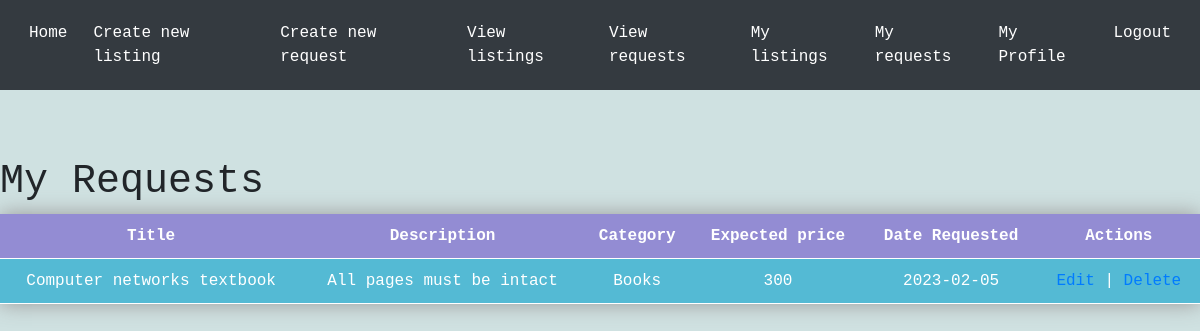
Screenshot of /viewmyrequests (signed in) with the database file from the repository.
### tables this page shows
CREATE TABLE requests (
    id INTEGER PRIMARY KEY AUTOINCREMENT,
    user_id INTEGER NOT NULL,
    title TEXT NOT NULL,
    description TEXT NOT NULL,
    category TEXT NOT NULL,
    price INTEGER NOT NULL,
    date DATE,
    FOREIGN KEY (user_id) REFERENCES Users(id)
);

### app.py (the view)
@app.route('/viewmyrequests')
def viewmyrequests():
    conn = sqlite3.connect('database.db')
    c = conn.cursor()
    c.execute("SELECT * FROM requests where user_id = ?",(session['id'],))
    requests = c.fetchall()
    return render_template('viewmyrequests.html', requests=requests)

### templates/viewmyrequests.html (shortened to what this page needs)
{% extends 'base.html' %}
{% block content %}
    <h1>My Requests</h1>
    <table class="neon-table">
        <tr>
            <th>Title</th>
            <th>Description</th>
            <th>Category</th>
            <th>Expected price</th>
            <th>Date Requested</th>
            <th>Actions</th>
        </tr>
        {% for request in requests %}
        <tr>
            <td>{{ request[2] }}</td>
            <td>{{ request[3] }}</td>
            <td>{{ request[4] }}</td>
            <td>{{ request[5] }}</td>
            <td>{{ request[6] }}</td>
            <td><a href="/editrequest/{{ request[0] }}">Edit</a> | <a href="/deleterequest/{{ request[0] }}" onclick="return confirm('Are you sure want to delete this request?')">Delete</a></td>
        {% endfor %}
    </table>
{% endblock %}

### templates/base.html (style rules this page uses)
body { background-color: #fafafa; font-family: 'JetBrains Mono', monospace; }
body { background-color: #cfe1e1; font-family: 'JetBrains Mono', monospace; }
.neon-table { width: 100%; border-collapse: collapse; box-shadow: 0 0 20px #999898; }
.neon-table th, .neon-table td { padding: 10px; text-align: center; border-bottom: 1px solid #ffffff; }
.neon-table th { background-color: #938cd3; color: #ffffff; font-weight: bold; }
.neon-table tr:nth-child(even) { background-color: #54bad4; color: #ffffff; }
.neon-table tr:nth-child(odd) { background-color: #82e7d3; color: #ffffff; }

### rows the page displays
requests: title "Computer networks textbook", description "All pages must be intact", category "Books", price "300", date "2023-02-05"
